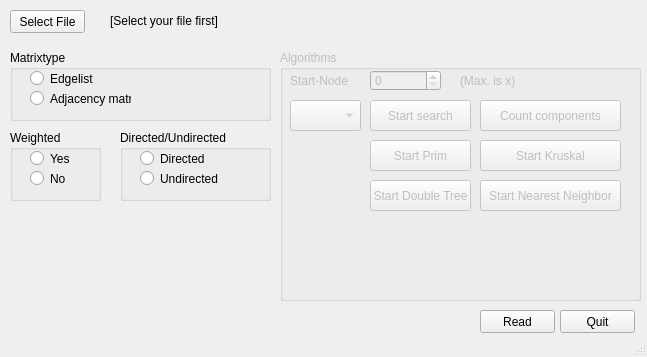
<?xml version="1.0" encoding="UTF-8"?>
<ui version="4.0">
 <class>MainWindow</class>
 <widget class="QMainWindow" name="MainWindow">
  <property name="geometry">
   <rect>
    <x>0</x>
    <y>0</y>
    <width>647</width>
    <height>357</height>
   </rect>
  </property>
  <property name="windowTitle">
   <string>Graph Library</string>
  </property>
  <widget class="QWidget" name="centralWidget">
   <widget class="QGroupBox" name="groupBox_matrixtyp">
    <property name="geometry">
     <rect>
      <x>10</x>
      <y>50</y>
      <width>261</width>
      <height>71</height>
     </rect>
    </property>
    <property name="title">
     <string>Matrixtype</string>
    </property>
    <widget class="QRadioButton" name="radioButton_edgelist">
     <property name="geometry">
      <rect>
       <x>20</x>
       <y>20</y>
       <width>101</width>
       <height>17</height>
      </rect>
     </property>
     <property name="text">
      <string>Edgelist</string>
     </property>
    </widget>
    <widget class="QRadioButton" name="radioButton_adjacency_matrix">
     <property name="geometry">
      <rect>
       <x>20</x>
       <y>40</y>
       <width>101</width>
       <height>17</height>
      </rect>
     </property>
     <property name="text">
      <string>Adjacency matrix</string>
     </property>
    </widget>
   </widget>
   <widget class="QPushButton" name="pushButton_read">
    <property name="enabled">
     <bool>true</bool>
    </property>
    <property name="geometry">
     <rect>
      <x>480</x>
      <y>310</y>
      <width>75</width>
      <height>23</height>
     </rect>
    </property>
    <property name="autoFillBackground">
     <bool>false</bool>
    </property>
    <property name="text">
     <string>Read</string>
    </property>
   </widget>
   <widget class="QGroupBox" name="groupBox_weighted">
    <property name="geometry">
     <rect>
      <x>10</x>
      <y>130</y>
      <width>91</width>
      <height>71</height>
     </rect>
    </property>
    <property name="title">
     <string>Weighted</string>
    </property>
    <widget class="QRadioButton" name="radioButton_weighted_yes">
     <property name="geometry">
      <rect>
       <x>20</x>
       <y>20</y>
       <width>82</width>
       <height>17</height>
      </rect>
     </property>
     <property name="text">
      <string>Yes</string>
     </property>
    </widget>
    <widget class="QRadioButton" name="radioButton_weighted_no">
     <property name="geometry">
      <rect>
       <x>20</x>
       <y>40</y>
       <width>82</width>
       <height>17</height>
      </rect>
     </property>
     <property name="text">
      <string>No</string>
     </property>
     <property name="checked">
      <bool>false</bool>
     </property>
     <property name="autoExclusive">
      <bool>true</bool>
     </property>
    </widget>
   </widget>
   <widget class="QGroupBox" name="groupBox_direction">
    <property name="geometry">
     <rect>
      <x>120</x>
      <y>130</y>
      <width>151</width>
      <height>71</height>
     </rect>
    </property>
    <property name="title">
     <string>Directed/Undirected</string>
    </property>
    <widget class="QRadioButton" name="radioButton_directed">
     <property name="geometry">
      <rect>
       <x>20</x>
       <y>20</y>
       <width>82</width>
       <height>17</height>
      </rect>
     </property>
     <property name="text">
      <string>Directed</string>
     </property>
     <property name="checked">
      <bool>false</bool>
     </property>
    </widget>
    <widget class="QRadioButton" name="radioButton_undirected">
     <property name="geometry">
      <rect>
       <x>20</x>
       <y>40</y>
       <width>82</width>
       <height>17</height>
      </rect>
     </property>
     <property name="text">
      <string>Undirected</string>
     </property>
     <property name="checked">
      <bool>false</bool>
     </property>
    </widget>
   </widget>
   <widget class="QPushButton" name="pushButton_quit">
    <property name="geometry">
     <rect>
      <x>560</x>
      <y>310</y>
      <width>75</width>
      <height>23</height>
     </rect>
    </property>
    <property name="text">
     <string>Quit</string>
    </property>
   </widget>
   <widget class="QPushButton" name="pushButton_select_file">
    <property name="geometry">
     <rect>
      <x>10</x>
      <y>10</y>
      <width>75</width>
      <height>23</height>
     </rect>
    </property>
    <property name="text">
     <string>Select File</string>
    </property>
   </widget>
   <widget class="QLabel" name="label_chosen_file">
    <property name="geometry">
     <rect>
      <x>110</x>
      <y>10</y>
      <width>151</width>
      <height>21</height>
     </rect>
    </property>
    <property name="text">
     <string>[Select your file first]</string>
    </property>
   </widget>
   <widget class="QGroupBox" name="groupBox_algorithems">
    <property name="enabled">
     <bool>false</bool>
    </property>
    <property name="geometry">
     <rect>
      <x>280</x>
      <y>50</y>
      <width>361</width>
      <height>251</height>
     </rect>
    </property>
    <property name="title">
     <string>Algorithms</string>
    </property>
    <widget class="QPushButton" name="pushButton_start_search">
     <property name="geometry">
      <rect>
       <x>90</x>
       <y>50</y>
       <width>101</width>
       <height>31</height>
      </rect>
     </property>
     <property name="text">
      <string>Start search</string>
     </property>
    </widget>
    <widget class="QSpinBox" name="spinBox_start_node">
     <property name="geometry">
      <rect>
       <x>90</x>
       <y>20</y>
       <width>71</width>
       <height>21</height>
      </rect>
     </property>
     <property name="maximum">
      <number>99</number>
     </property>
     <property name="value">
      <number>0</number>
     </property>
    </widget>
    <widget class="QLabel" name="label_start_node">
     <property name="geometry">
      <rect>
       <x>10</x>
       <y>20</y>
       <width>81</width>
       <height>21</height>
      </rect>
     </property>
     <property name="text">
      <string>Start-Node</string>
     </property>
    </widget>
    <widget class="QLabel" name="label_max_node">
     <property name="geometry">
      <rect>
       <x>180</x>
       <y>20</y>
       <width>111</width>
       <height>21</height>
      </rect>
     </property>
     <property name="text">
      <string>(Max. is x)</string>
     </property>
    </widget>
    <widget class="QPushButton" name="pushButton_count_components">
     <property name="geometry">
      <rect>
       <x>200</x>
       <y>50</y>
       <width>141</width>
       <height>31</height>
      </rect>
     </property>
     <property name="text">
      <string>Count components</string>
     </property>
    </widget>
    <widget class="QComboBox" name="comboBox_search_type">
     <property name="geometry">
      <rect>
       <x>10</x>
       <y>50</y>
       <width>71</width>
       <height>31</height>
      </rect>
     </property>
    </widget>
    <widget class="QPushButton" name="pushButton_start_kruskal">
     <property name="geometry">
      <rect>
       <x>200</x>
       <y>90</y>
       <width>141</width>
       <height>31</height>
      </rect>
     </property>
     <property name="text">
      <string>Start Kruskal</string>
     </property>
    </widget>
    <widget class="QPushButton" name="pushButton_start_prim">
     <property name="geometry">
      <rect>
       <x>90</x>
       <y>90</y>
       <width>101</width>
       <height>31</height>
      </rect>
     </property>
     <property name="text">
      <string>Start Prim</string>
     </property>
    </widget>
    <widget class="QPushButton" name="pushButton_neares_neighbor">
     <property name="geometry">
      <rect>
       <x>200</x>
       <y>130</y>
       <width>141</width>
       <height>31</height>
      </rect>
     </property>
     <property name="text">
      <string>Start Nearest Neighbor</string>
     </property>
    </widget>
    <widget class="QPushButton" name="pushButton_start_double_tree">
     <property name="geometry">
      <rect>
       <x>90</x>
       <y>130</y>
       <width>101</width>
       <height>31</height>
      </rect>
     </property>
     <property name="text">
      <string>Start Double Tree</string>
     </property>
    </widget>
   </widget>
  </widget>
  <widget class="QStatusBar" name="statusBar"/>
 </widget>
 <layoutdefault spacing="6" margin="11"/>
 <resources/>
 <connections/>
</ui>
